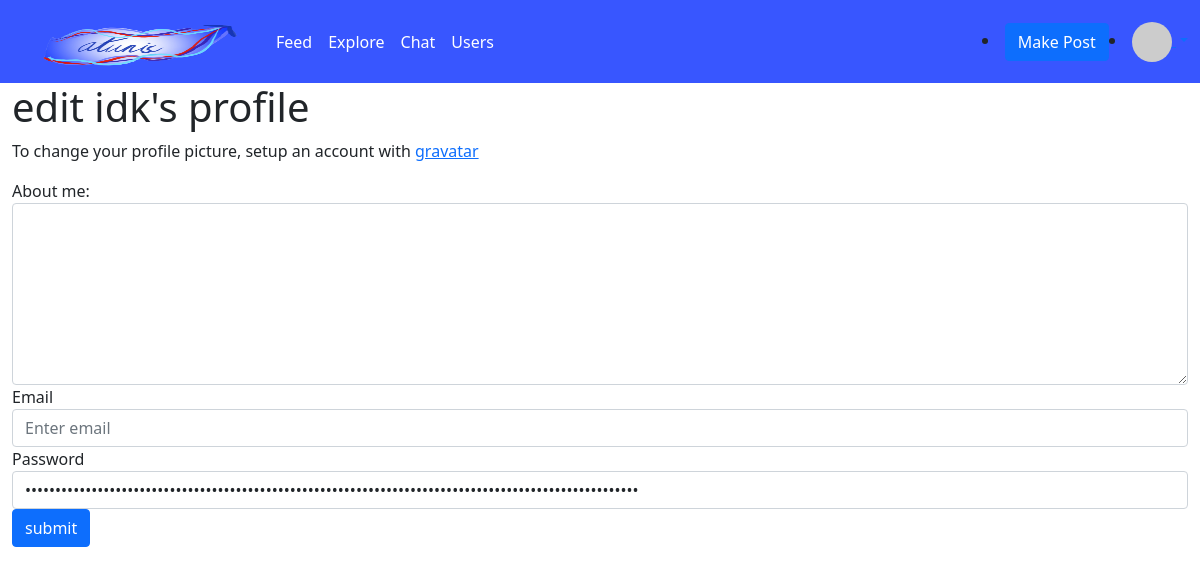
The page /media/edit_user (signed in) on the database as committed earlier.
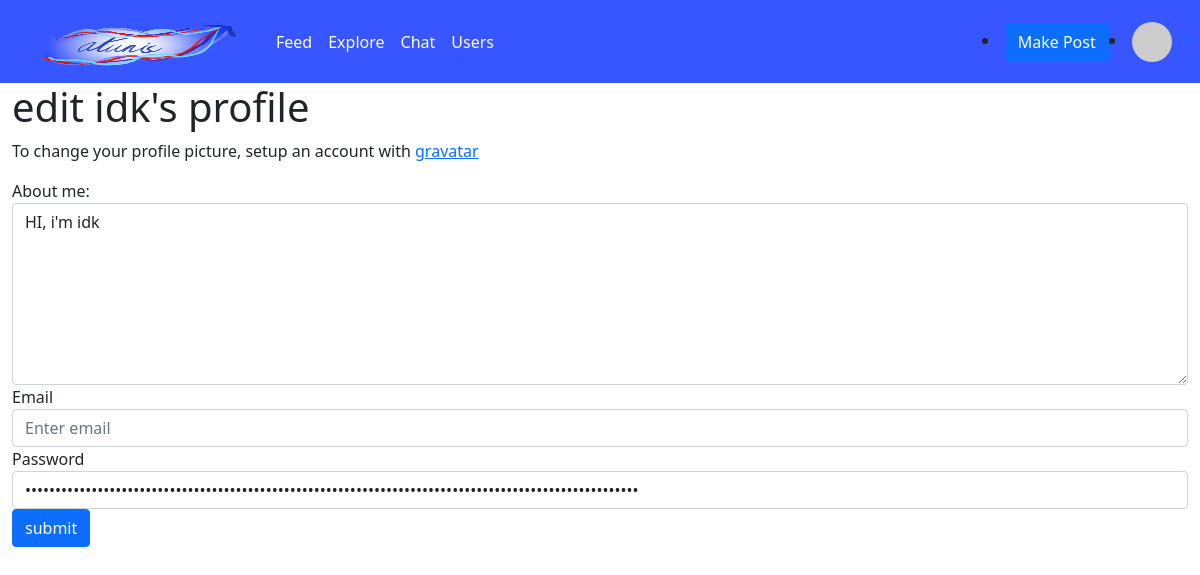
The same page on the database as committed later.
### code.py (models this page shows, shortened)
class users(db.Model):
    id = db.Column("id", db.Integer, primary_key=True)
    name = db.Column(db.String(100))
    email = db.Column(db.String(100))
    about_me = db.Column(db.String(400))
    password = db.Column(db.String(100))
    posts = db.relationship("Post", backref="author", lazy="dynamic")
    followed = db.relationship(
        "users",
        secondary=followers,
        primaryjoin=(followers.c.follower_id == id),
        secondaryjoin=(followers.c.followed_id == id),
        backref=db.backref("followers", lazy="dynamic"),
        lazy="dynamic",
    )
    def avatar(self):
        return (
            "https://www.gravatar.com/avatar/"
            + md5(self.email.encode()).hexdigest()
            + "?d=identicon"
        )

### media.py (the view)
@media.route("/edit_user", methods=["GET", "POST"])
def mediaedit_user():
    if "user" not in session:
        return redirect(url_for("login"))
    email = None
    if "user" in session:
        usr = users.query.filter_by(name=session["user"]).first()
        user = session["user"]
        if request.method == "POST":
            email = request.form["email"]
            psw = request.form["psw"]
            usr.email = email
            usr.about_me = request.form["about_me"]
            usr.password = generate_password_hash(psw)
            db.session.commit()
            flash("Settings changed")
            return redirect(url_for("media.mediauser"))
        else:
            email = usr.email
            return render_template(
                "mediaedit_user.html", users=users, email=email, password=usr.password
            )
    else:
        return redirect(url_for("login"))

### templates/mediaedit_user.html (shortened to what this page needs)
{% extends "media.html" %}
{% block content %}
    <h1>edit {{session["user"]}}'s profile</h1>
    <p> To change your profile picture, setup an account with <a href="https://www.theessentialwebsite.com/how-to-set-up-your-gravatar/">gravatar</a></p>
    <form action="#" method="POST">
        <div class="form-group">
            <label for="formControlTextarea1">About me: </label>
            <textarea name="about_me" class="form-control" id="formControlTextarea1" rows="7">{{users.query.filter_by(name=session["user"]).first().about_me}}</textarea>
        </div>
        <div class="form-group">
            <label for="inputEmail">Email</label>
            <input type="email" class="form-control" id = "exampleInputEmail" name="email" placeholder="Enter email" value = "{{email if email}}">
        </div>
        <div class="form-group">
            <label for="inputPassword">Password</labeL>
            <input type="password" class="form-control" id="exampleInputPassword" name="psw" value = "{{password if password}}">
        </div>
        <input type="submit" class="btn btn-primary" value="submit">
    </form>
{% endblock %}

Rows that differ between the two databases and show on the page:
changed users "idk": about_me (not shown) → "HI, i'm idk"
